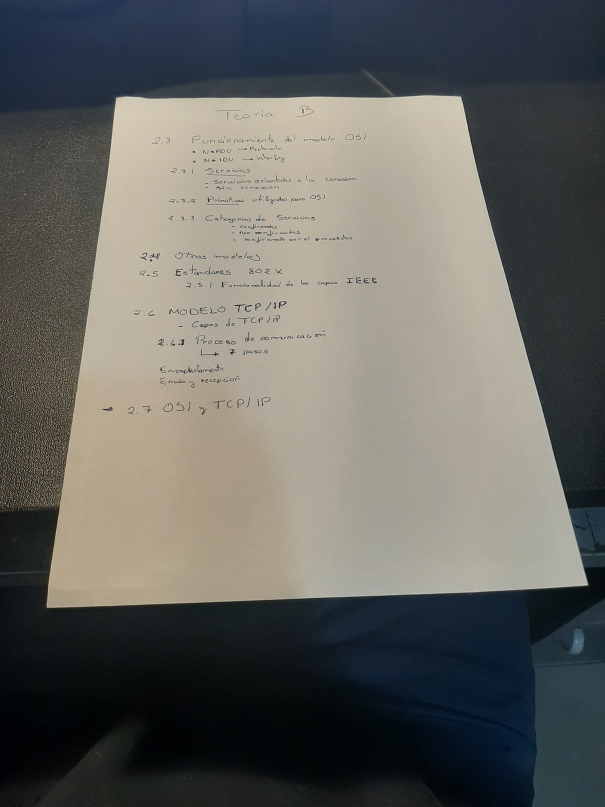
#> input picture imagen2.jpg, 1210 x 1613 px (shown at 1/2 size)
$ python prueba.py
#> lines starting #> are read from the running program, lines starting #| are printed output that depends on the picture; after the words box and inside, x2 and y2 are one past the last pixel; in counts of white or black regions, pixels touching at a corner belong together

import cv2
import matplotlib.pyplot as plt
import numpy as np

# programa detecion de bordes
# https://stackoverflow.com/questions/55513477/how-to-find-the-document-edges-in-various-coloured-backgrounds-using-opencv-pyth
# tiene error en la linea 25

image = cv2.imread('imagen2.jpg')
#> image is the input picture: shape (1613, 1210, 3); mean B, G, R 95.5, 99.7, 99.7
#image = cv2.imread('test_p.jpg')
print(image.shape)
#| (1613, 1210, 3)
ori = image.copy()
image = cv2.resize(image, (image.shape[1]//10,image.shape[0]//10))
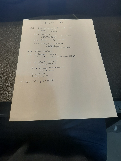
#> image: shape (161, 121, 3); mean B, G, R 95.4, 99.6, 99.6
# buena idea de reducir el tamaño de la imagen


gray = cv2.cvtColor(image, cv2.COLOR_BGR2GRAY)
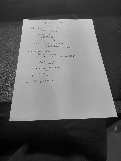
#> gray: shape (161, 121); min 1, max 213, mean 99.1
gray = cv2.GaussianBlur(gray, (11,11), 0)
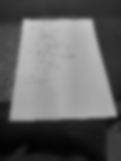
#> gray: shape (161, 121); min 2, max 199, mean 99.1
edged = cv2.Canny(gray, 75, 200)
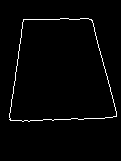
#> edged: shape (161, 121); 1.9% white in thin lines or dots, all inside (x1, y1, x2, y2) = (9, 18, 117, 122)
print("STEP 1: Edge Detection")
plt.imshow(edged)
plt.show()
copy= edged.copy()
copy = np.float32(copy)
cnts = cv2.findContours(edged.copy(), cv2.RETR_LIST, cv2.CHAIN_APPROX_SIMPLE)
#> cnts = 2 contours; box (x1, y1, x2, y2) and area: (9, 18, 117, 122) 8863, (9, 18, 117, 122) 8859
print(cnts)
#> (printed output is left out)
#> (the run stopped early here; a loop or call above may not have finished)
